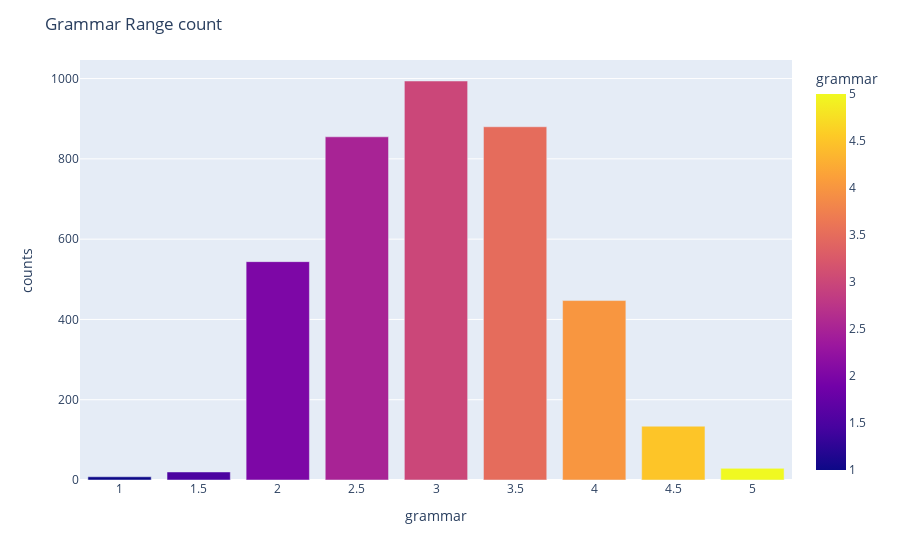

Write notebook code for a chart like this one.
### Code cell
grammar_count = train.groupby('grammar')['text_id'].count().reset_index(name = 'counts')
grammar_count =grammar_count.sort_values(by = 'counts', ascending = False)
fig = px.bar(grammar_count, x='grammar', y='counts', color = 'grammar')
fig.update_layout(title_text="Grammar Range count")
fig.show()

### Figure 1 — Plotly figure (JSON) as saved in the notebook; plotly's stock layout.template omitted (floating-point values rounded to 4 significant figures)
{"data": [{"alignmentgroup": "True", "hovertemplate": "grammar=%{marker.color}<br>counts=%{y}<extra></extra>", "legendgroup": "", "marker": {"color": [3, 3.5, 2.5, 2, 4, 4.5, 5, 1.5, 1], "coloraxis": "coloraxis", "pattern": {"shape": ""}}, "name": "", "offsetgroup": "", "orientation": "v", "showlegend": false, "textposition": "auto", "type": "bar", "x": [3, 3.5, 2.5, 2, 4, 4.5, 5, 1.5, 1], "xaxis": "x", "y": [994, 880, 855, 544, 447, 134, 29, 20, 8], "yaxis": "y"}], "layout": {"barmode": "relative", "coloraxis": {"colorbar": {"title": {"text": "grammar"}}, "colorscale": [[0, "#0d0887"], [0.1111, "#46039f"], [0.2222, "#7201a8"], [0.3333, "#9c179e"], [0.4444, "#bd3786"], [0.5556, "#d8576b"], [0.6667, "#ed7953"], [0.7778, "#fb9f3a"], [0.8889, "#fdca26"], [1, "#f0f921"]]}, "legend": {"tracegroupgap": 0}, "margin": {"t": 60}, "title": {"text": "Grammar Range count"}, "xaxis": {"anchor": "y", "domain": [0, 1], "title": {"text": "grammar"}}, "yaxis": {"anchor": "x", "domain": [0, 1], "title": {"text": "counts"}}}}
